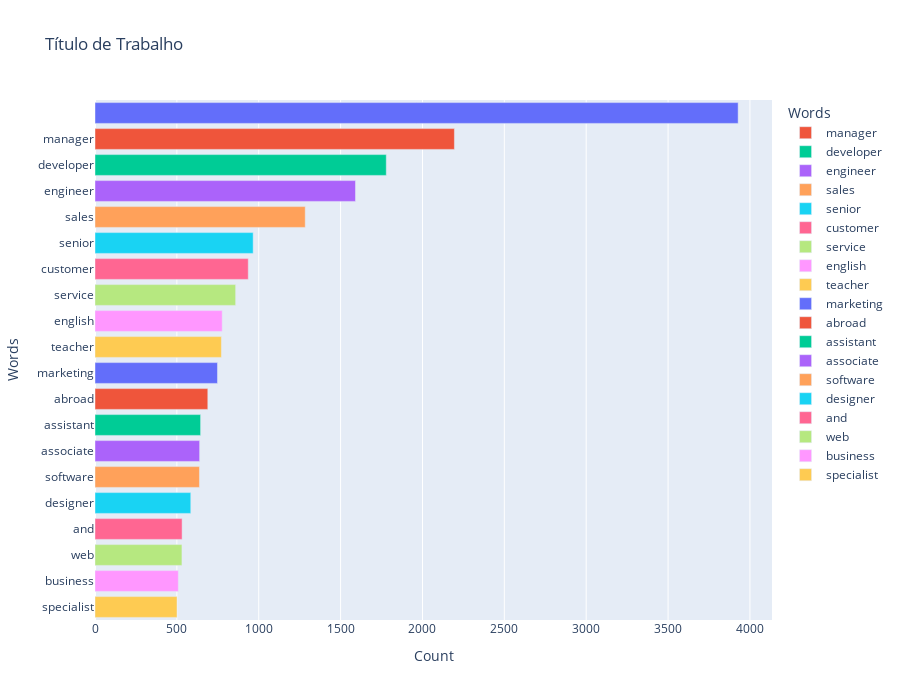

Notebook cell for this chart:
### Code cell
plot_bar(titulo,'Título de Trabalho')

### Figure 1 — Plotly figure (JSON) as saved in the notebook; plotly's stock layout.template omitted (floating-point values rounded to 4 significant figures)
{"data": [{"alignmentgroup": "True", "hovertemplate": "Words=%{y}<br>Count=%{x}<extra></extra>", "legendgroup": "", "marker": {"color": "#636efa", "pattern": {"shape": ""}}, "name": "", "offsetgroup": "", "orientation": "h", "showlegend": false, "textposition": "auto", "type": "bar", "x": [3928], "xaxis": "x", "y": [""], "yaxis": "y"}, {"alignmentgroup": "True", "hovertemplate": "Words=%{y}<br>Count=%{x}<extra></extra>", "legendgroup": "manager", "marker": {"color": "#EF553B", "pattern": {"shape": ""}}, "name": "manager", "offsetgroup": "manager", "orientation": "h", "showlegend": true, "textposition": "auto", "type": "bar", "x": [2195], "xaxis": "x", "y": ["manager"], "yaxis": "y"}, {"alignmentgroup": "True", "hovertemplate": "Words=%{y}<br>Count=%{x}<extra></extra>", "legendgroup": "developer", "marker": {"color": "#00cc96", "pattern": {"shape": ""}}, "name": "developer", "offsetgroup": "developer", "orientation": "h", "showlegend": true, "textposition": "auto", "type": "bar", "x": [1779], "xaxis": "x", "y": ["developer"], "yaxis": "y"}, {"alignmentgroup": "True", "hovertemplate": "Words=%{y}<br>Count=%{x}<extra></extra>", "legendgroup": "engineer", "marker": {"color": "#ab63fa", "pattern": {"shape": ""}}, "name": "engineer", "offsetgroup": "engineer", "orientation": "h", "showlegend": true, "textposition": "auto", "type": "bar", "x": [1591], "xaxis": "x", "y": ["engineer"], "yaxis": "y"}, {"alignmentgroup": "True", "hovertemplate": "Words=%{y}<br>Count=%{x}<extra></extra>", "legendgroup": "sales", "marker": {"color": "#FFA15A", "pattern": {"shape": ""}}, "name": "sales", "offsetgroup": "sales", "orientation": "h", "showlegend": true, "textposition": "auto", "type": "bar", "x": [1284], "xaxis": "x", "y": ["sales"], "yaxis": "y"}, {"alignmentgroup": "True", "hovertemplate": "Words=%{y}<br>Count=%{x}<extra></extra>", "legendgroup": "senior", "marker": {"color": "#19d3f3", "pattern": {"shape": ""}}, "name": "senior", "offsetgroup": "senior", "orientation": "h", "showlegend": true, "textposition": "auto", "type": "bar", "x": [966], "xaxis": "x", "y": ["senior"], "yaxis": "y"}, {"alignmentgroup": "True", "hovertemplate": "Words=%{y}<br>Count=%{x}<extra></extra>", "legendgroup": "customer", "marker": {"color": "#FF6692", "pattern": {"shape": ""}}, "name": "customer", "offsetgroup": "customer", "orientation": "h", "showlegend": true, "textposition": "auto", "type": "bar", "x": [936], "xaxis": "x", "y": ["customer"], "yaxis": "y"}, {"alignmentgroup": "True", "hovertemplate": "Words=%{y}<br>Count=%{x}<extra></extra>", "legendgroup": "service", "marker": {"color": "#B6E880", "pattern": {"shape": ""}}, "name": "service", "offsetgroup": "service", "orientation": "h", "showlegend": true, "textposition": "auto", "type": "bar", "x": [859], "xaxis": "x", "y": ["service"], "yaxis": "y"}, {"alignmentgroup": "True", "hovertemplate": "Words=%{y}<br>Count=%{x}<extra></extra>", "legendgroup": "english", "marker": {"color": "#FF97FF", "pattern": {"shape": ""}}, "name": "english", "offsetgroup": "english", "orientation": "h", "showlegend": true, "textposition": "auto", "type": "bar", "x": [777], "xaxis": "x", "y": ["english"], "yaxis": "y"}, {"alignmentgroup": "True", "hovertemplate": "Words=%{y}<br>Count=%{x}<extra></extra>", "legendgroup": "teacher", "marker": {"color": "#FECB52", "pattern": {"shape": ""}}, "name": "teacher", "offsetgroup": "teacher", "orientation": "h", "showlegend": true, "textposition": "auto", "type": "bar", "x": [772], "xaxis": "x", "y": ["teacher"], "yaxis": "y"}, {"alignmentgroup": "True", "hovertemplate": "Words=%{y}<br>Count=%{x}<extra></extra>", "legendgroup": "marketing", "marker": {"color": "#636efa", "pattern": {"shape": ""}}, "name": "marketing", "offsetgroup": "marketing", "orientation": "h", "showlegend": true, "textposition": "auto", "type": "bar", "x": [748], "xaxis": "x", "y": ["marketing"], "yaxis": "y"}, {"alignmentgroup": "True", "hovertemplate": "Words=%{y}<br>Count=%{x}<extra></extra>", "legendgroup": "abroad", "marker": {"color": "#EF553B", "pattern": {"shape": ""}}, "name": "abroad", "offsetgroup": "abroad", "orientation": "h", "showlegend": true, "textposition": "auto", "type": "bar", "x": [689], "xaxis": "x", "y": ["abroad"], "yaxis": "y"}, {"alignmentgroup": "True", "hovertemplate": "Words=%{y}<br>Count=%{x}<extra></extra>", "legendgroup": "assistant", "marker": {"color": "#00cc96", "pattern": {"shape": ""}}, "name": "assistant", "offsetgroup": "assistant", "orientation": "h", "showlegend": true, "textposition": "auto", "type": "bar", "x": [645], "xaxis": "x", "y": ["assistant"], "yaxis": "y"}, {"alignmentgroup": "True", "hovertemplate": "Words=%{y}<br>Count=%{x}<extra></extra>", "legendgroup": "associate", "marker": {"color": "#ab63fa", "pattern": {"shape": ""}}, "name": "associate", "offsetgroup": "associate", "orientation": "h", "showlegend": true, "textposition": "auto", "type": "bar", "x": [639], "xaxis": "x", "y": ["associate"], "yaxis": "y"}, {"alignmentgroup": "True", "hovertemplate": "Words=%{y}<br>Count=%{x}<extra></extra>", "legendgroup": "software", "marker": {"color": "#FFA15A", "pattern": {"shape": ""}}, "name": "software", "offsetgroup": "software", "orientation": "h", "showlegend": true, "textposition": "auto", "type": "bar", "x": [638], "xaxis": "x", "y": ["software"], "yaxis": "y"}, {"alignmentgroup": "True", "hovertemplate": "Words=%{y}<br>Count=%{x}<extra></extra>", "legendgroup": "designer", "marker": {"color": "#19d3f3", "pattern": {"shape": ""}}, "name": "designer", "offsetgroup": "designer", "orientation": "h", "showlegend": true, "textposition": "auto", "type": "bar", "x": [585], "xaxis": "x", "y": ["designer"], "yaxis": "y"}, {"alignmentgroup": "True", "hovertemplate": "Words=%{y}<br>Count=%{x}<extra></extra>", "legendgroup": "and", "marker": {"color": "#FF6692", "pattern": {"shape": ""}}, "name": "and", "offsetgroup": "and", "orientation": "h", "showlegend": true, "textposition": "auto", "type": "bar", "x": [532], "xaxis": "x", "y": ["and"], "yaxis": "y"}, {"alignmentgroup": "True", "hovertemplate": "Words=%{y}<br>Count=%{x}<extra></extra>", "legendgroup": "web", "marker": {"color": "#B6E880", "pattern": {"shape": ""}}, "name": "web", "offsetgroup": "web", "orientation": "h", "showlegend": true, "textposition": "auto", "type": "bar", "x": [531], "xaxis": "x", "y": ["web"], "yaxis": "y"}, {"alignmentgroup": "True", "hovertemplate": "Words=%{y}<br>Count=%{x}<extra></extra>", "legendgroup": "business", "marker": {"color": "#FF97FF", "pattern": {"shape": ""}}, "name": "business", "offsetgroup": "business", "orientation": "h", "showlegend": true, "textposition": "auto", "type": "bar", "x": [509], "xaxis": "x", "y": ["business"], "yaxis": "y"}, {"alignmentgroup": "True", "hovertemplate": "Words=%{y}<br>Count=%{x}<extra></extra>", "legendgroup": "specialist", "marker": {"color": "#FECB52", "pattern": {"shape": ""}}, "name": "specialist", "offsetgroup": "specialist", "orientation": "h", "showlegend": true, "textposition": "auto", "type": "bar", "x": [501], "xaxis": "x", "y": ["specialist"], "yaxis": "y"}], "layout": {"barmode": "relative", "height": 700, "legend": {"title": {"text": "Words"}, "tracegroupgap": 0}, "title": {"text": "Título de Trabalho"}, "width": 900, "xaxis": {"anchor": "y", "domain": [0, 1], "title": {"text": "Count"}}, "yaxis": {"anchor": "x", "categoryarray": ["specialist", "business", "web", "and", "designer", "software", "associate", "assistant", "abroad", "marketing", "teacher", "english", "service", "customer", "senior", "sales", "engineer", "developer", "manager", ""], "categoryorder": "array", "domain": [0, 1], "title": {"text": "Words"}}}}
